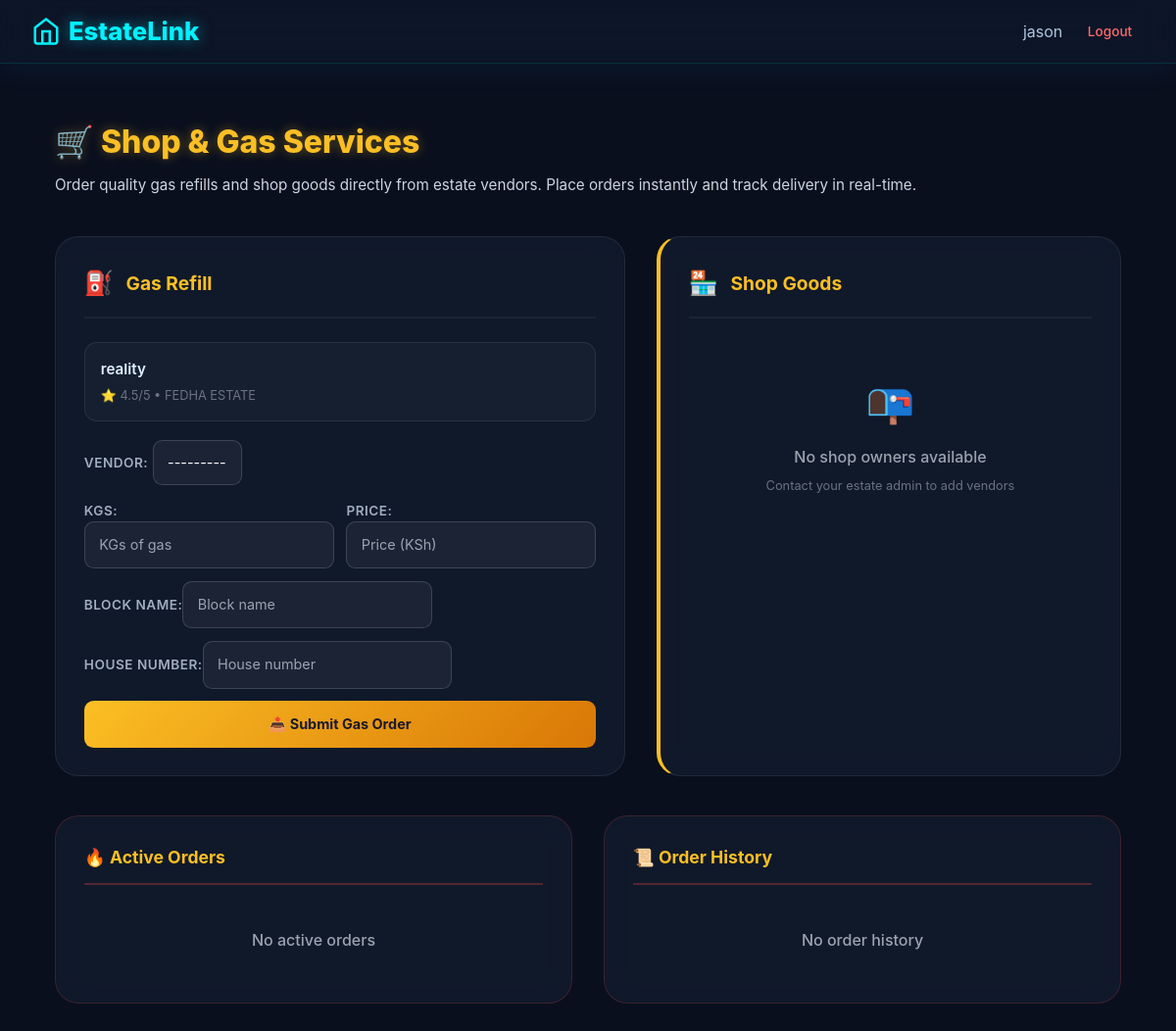
/shop-gas/ (signed in), run on the app's committed database.
### core/models.py (models this page shows, shortened)
class GasVendor(models.Model):
    name = models.CharField(max_length=100)
    user = models.OneToOneField(User, on_delete=models.SET_NULL, null=True, blank=True, related_name='gasvendor')
    estate = models.ForeignKey(Estate, on_delete=models.CASCADE, related_name='gas_vendors')
    is_subscribed = models.BooleanField(default=False)
    def __str__(self):
        return self.name

class Estate(models.Model):
    name = models.CharField(max_length=100)
    location = models.CharField(max_length=200)

### core/views.py (the view, shortened to what this page needs)
# urls.py: path('shop-gas/', views.shop_gas_view, name='shop_gas'),
@login_required
def shop_gas_view(request):
    estate = request.user.userprofile.estate
    gas_vendors = GasVendor.objects.filter(estate=estate).exclude(user=request.user).order_by('-name')
    shop_owners = ShopOwner.objects.filter(estate=estate).exclude(user=request.user).order_by('-name')
    active_gas_order = GasOrder.objects.filter(customer=request.user, status__in=['Pending','Accepted','On The Way']).last()
    active_shop_order = ShopOrder.objects.filter(customer=request.user, status__in=['Pending','Accepted','On The Way']).last()
    my_gas_orders = GasOrder.objects.filter(customer=request.user).order_by('-created_at')[:10]
    my_shop_orders = ShopOrder.objects.filter(customer=request.user).order_by('-created_at')[:10]
    gas_form = OrderGasForm(request.POST or None, estate=estate, user=request.user, prefix='gas')
    shop_form = OrderShopForm(request.POST or None, estate=estate, user=request.user, prefix='shop')
    return render(request, 'core/shop_gas.html', {
        'gas_vendors': gas_vendors, 'shop_owners': shop_owners,
        'active_gas_order': active_gas_order, 'active_shop_order': active_shop_order,
        'my_gas_orders': my_gas_orders, 'my_shop_orders': my_shop_orders,
        'gas_form': gas_form, 'shop_form': shop_form,
    })

### core/forms.py
class OrderGasForm(forms.ModelForm):
    kgs = forms.DecimalField(min_value=0.5, max_digits=6, decimal_places=2, required=True, widget=forms.NumberInput(attrs={'placeholder': 'KGs of gas'}))
    price = forms.DecimalField(max_digits=10, decimal_places=2, required=True, widget=forms.NumberInput(attrs={'placeholder': 'Price (KSh)'}))
    block_name = forms.CharField(max_length=100, required=True, widget=forms.TextInput(attrs={'placeholder': 'Block name'}))
    house_number = forms.CharField(max_length=100, required=True, widget=forms.TextInput(attrs={'placeholder': 'House number'}))
    class Meta:
        model = GasOrder
        fields = ['vendor', 'kgs', 'price', 'block_name', 'house_number']
    def __init__(self, *args, **kwargs):
        estate = kwargs.pop('estate', None)
        self.user = kwargs.pop('user', None)
        super().__init__(*args, **kwargs)
        if estate:
            qs = GasVendor.objects.filter(estate=estate)
            if self.user:
                qs = qs.exclude(user=self.user)
            self.fields['vendor'].queryset = qs

class OrderShopForm(forms.ModelForm):
    item_name = forms.CharField(max_length=200, required=True, widget=forms.TextInput(attrs={'placeholder': 'Item name'}))
    quantity = forms.IntegerField(min_value=1, required=True, widget=forms.NumberInput(attrs={'placeholder': 'Quantity'}))
    price = forms.DecimalField(max_digits=10, decimal_places=2, required=True, widget=forms.NumberInput(attrs={'placeholder': 'Price (KSh)'}))
    description = forms.CharField(required=False, widget=forms.Textarea(attrs={'placeholder': 'Description', 'rows': 3}))
    class Meta:
        model = ShopOrder
        fields = ['owner', 'item_name', 'quantity', 'price', 'description']
    def __init__(self, *args, **kwargs):
        estate = kwargs.pop('estate', None)
        self.user = kwargs.pop('user', None)
        super().__init__(*args, **kwargs)
        if estate:
            qs = ShopOwner.objects.filter(estate=estate)
            if self.user:
                qs = qs.exclude(user=self.user)
            self.fields['owner'].queryset = qs

### core/templates/core/shop_gas.html (shortened to what this page needs)
{% extends 'core/base.html' %}
{% block content %}
<div class="sg-container">
  <div class="sg-header">
    <h1 class="sg-title">🛒 Shop & Gas Services</h1>
    <p class="sg-subtitle">Order quality gas refills and shop goods directly from estate vendors. Place orders instantly and track delivery in real-time.</p>
  </div>
  <div class="sg-grid">
    <div class="sg-card {% if not gas_vendors %}no-vendors{% endif %}">
      <div class="sg-card-header">
        <span class="sg-card-icon">⛽</span>
        <h3 class="sg-card-title">Gas Refill</h3>
      </div>
      {% if gas_vendors %}
        <div class="sg-vendor-list">
          {% for vendor in gas_vendors %}
            <div class="sg-vendor-item">
              <div class="sg-vendor-name">{{ vendor.name }}</div>
              <div style="font-size:0.8rem;color:#6b7280;">⭐ {{ vendor.rating|default:"4.5" }}/5 • {{ vendor.estate.name }}</div>
            </div>
          {% endfor %}
        </div>
        <form method="post" class="sg-form">
          <div>
            {{ gas_form.vendor.label_tag }}
            {{ gas_form.vendor }}
          </div>
          <div style="display:grid;grid-template-columns:1fr 1fr;gap:0.8rem;">
            <div>{{ gas_form.kgs.label_tag }}{{ gas_form.kgs }}</div>
            <div>{{ gas_form.price.label_tag }}{{ gas_form.price }}</div>
          </div>
          <div>{{ gas_form.block_name.label_tag }}{{ gas_form.block_name }}</div>
          <div>{{ gas_form.house_number.label_tag }}{{ gas_form.house_number }}</div>
          <button type="submit" class="sg-submit-btn">📤 Submit Gas Order</button>
        </form>
      {% else %}
        <div class="sg-empty-state">
          <div class="sg-empty-icon">📭</div>
          <p class="sg-empty-text">No gas vendors available</p>
          <p style="font-size:0.8rem;color:#6b7280;margin-top:0.5rem;">Contact your estate admin to add vendors</p>
        </div>
      {% endif %}
    </div>
    <div class="sg-card {% if not shop_owners %}no-vendors{% endif %}">
      <div class="sg-card-header">
        <span class="sg-card-icon">🏪</span>
        <h3 class="sg-card-title">Shop Goods</h3>
      </div>
      {% if shop_owners %}
        <div class="sg-vendor-list">
          {% for owner in shop_owners %}
            <div class="sg-vendor-item">
              <div class="sg-vendor-name">{{ owner.name }}</div>
              <div style="font-size:0.8rem;color:#6b7280;">⭐ 4.8/5 • {{ owner.estate.name }}</div>
            </div>
          {% endfor %}
        </div>
        <form method="post" class="sg-form">
          {% csrf_token %}
          <input type="hidden" name="form_type" value="shop">
          {% if shop_form.non_field_errors %}
            <div style="background:rgba(254,59,59,0.15);color:#feb2b2;padding:0.8rem;border-radius:0.6rem;border-left:3px solid #ff3b3b;font-size:0.85rem;">{{ shop_form.non_field_errors }}</div>
          {% endif %}
          <div>{{ shop_form.owner.label_tag }}{{ shop_form.owner }}</div>
          <div>{{ shop_form.item_name.label_tag }}{{ shop_form.item_name }}</div>
          <div style="display:grid;grid-template-columns:1fr 1fr;gap:0.8rem;">
            <div>{{ shop_form.quantity.label_tag }}{{ shop_form.quantity }}</div>
            <div>{{ shop_form.price.label_tag }}{{ shop_form.price }}</div>
          </div>
          <div>{{ shop_form.description.label_tag }}{{ shop_form.description }}</div>
          <button type="submit" class="sg-submit-btn">📤 Submit Shop Order</button>
        </form>
      {% else %}
        <div class="sg-empty-state">
          <div class="sg-empty-icon">📭</div>
          <p class="sg-empty-text">No shop owners available</p>
          <p style="font-size:0.8rem;color:#6b7280;margin-top:0.5rem;">Contact your estate admin to add vendors</p>
        </div>
      {% endif %}
    </div>
  </div>
  <div class="sg-orders-grid">
    <div class="sg-order-section">
      <div class="sg-order-section-title">🔥 Active Orders</div>
      {% if active_gas_order or active_shop_order %}
        {% if active_gas_order %}
          <div class="sg-order-card">
            <div class="sg-order-title">Gas Order #{{ active_gas_order.id }}</div>
            <div class="sg-order-detail">{{ active_gas_order.kgs }}kg • KSh {{ active_gas_order.price }}</div>
            <div class="sg-order-detail">📍 {{ active_gas_order.block_name }} {{ active_gas_order.house_number }}</div>
            <div class="sg-order-detail">Status: <span class="sg-status-badge">{{ active_gas_order.status }}</span></div>
          </div>
        {% endif %}
        {% if active_shop_order %}
          <div class="sg-order-card">
            <div class="sg-order-title">Shop Order #{{ active_shop_order.id }}</div>
            <div class="sg-order-detail">{{ active_shop_order.quantity }}× {{ active_shop_order.item_name }} • KSh {{ active_shop_order.price }}</div>
            <div class="sg-order-detail">📝 {{ active_shop_order.description|default:"No description" }}</div>
            <div class="sg-order-detail">Status: <span class="sg-status-badge">{{ active_shop_order.status }}</span></div>
          </div>
        {% endif %}
      {% else %}
        <div class="sg-empty-state" style="padding:1.5rem;">
          <p class="sg-empty-text">No active orders</p>
        </div>
      {% endif %}
    </div>
    <div class="sg-order-section">
      <div class="sg-order-section-title">📜 Order History</div>
      {% if my_gas_orders or my_shop_orders %}
        {% for order in my_gas_orders %}
          <div class="sg-order-card">
            <div class="sg-order-title">Gas Order #{{ order.id }}</div>
            <div class="sg-order-detail">{{ order.kgs }}kg • {{ order.block_name }} {{ order.house_number }}</div>
            <div class="sg-order-detail">Status: <span class="sg-status-badge">{{ order.status }}</span></div>
          </div>
        {% endfor %}
        {% for order in my_shop_orders %}
          <div class="sg-order-card">
            <div class="sg-order-title">Shop Order #{{ order.id }}</div>
            <div class="sg-order-detail">{{ order.quantity }}× {{ order.item_name }} • Qty {{ order.quantity }}</div>
            <div class="sg-order-detail">Status: <span class="sg-status-badge">{{ order.status }}</span></div>
          </div>
        {% endfor %}
      {% else %}
        <div class="sg-empty-state" style="padding:1.5rem;">
          <p class="sg-empty-text">No order history</p>
        </div>
      {% endif %}
    </div>
  </div>
</div>
{% endblock %}

### core/templates/core/base.html (shortened to what this page needs)
<!DOCTYPE html>
<html lang="en">
<head>
    <script src="https://cdn.tailwindcss.com"></script>
    <link href="https://cdnjs.cloudflare.com/ajax/libs/flowbite/2.2.0/flowbite.min.css" rel="stylesheet" />
</head>
<body>
    <nav class="sticky top-0 z-50 glass-nav">
        <div class="max-w-7xl mx-auto px-4 sm:px-6 lg:px-8">
            <div class="flex justify-between h-16 items-center">
                <a href="{% url 'dashboard' %}" class="flex items-center gap-2 logo-text">
                    <svg width="30" height="30" viewBox="0 0 24 24" fill="none" stroke="currentColor" stroke-width="2">
                        <path d="M3 9l9-7 9 7v11a2 2 0 0 1-2 2H5a2 2 0 0 1-2-2z"/>
                        <polyline points="9 22 9 12 15 12 15 22"/>
                    </svg>
                    EstateLink
                </a>
                <div class="flex items-center space-x-4">
                    {% if user.is_authenticated %}
                        <div class="nav-links">
                            <span class="user-greeting">{{ user.username }}</span>
                            <a href="{% url 'logout' %}" class="logout-link">Logout</a>
                        </div>
                    {% else %}
                        <a href="{% url 'login' %}" class="login-link">Login</a>
                    {% endif %}
                </div>
            </div>
        </div>
    </nav>
    <main class="max-w-7xl mx-auto px-4 sm:px-6 lg:px-8 py-8">
        {% block content %}{% endblock %}
    </main>
</body>
</html>

### core/templates/core/base.html (style rules this page uses)
body { font-family: 'Inter', system-ui, -apple-system, sans-serif; background: #0a0f1e; color: #e0f0ff; min-height: 100vh; }
.glass-nav { background: rgba(15, 25, 45, 0.7); backdrop-filter: blur(20px); border-bottom: 1px solid rgba(0, 255, 255, 0.1); box-shadow: 0 4px 30px rgba(0, 180, 255, 0.08); }
.logo-text { font-size: 1.6rem; font-weight: 800; color: #00f2fe; text-shadow: 0 0 15px rgba(0, 242, 254, 0.5); text-decoration: none; }
.user-greeting { color: #b0c7e0; display: flex; align-items: center; gap: 0.4rem; }
.logout-link { color: #ff6b6b; font-size: 0.85rem; font-weight: 500; padding: 0.3rem 0.8rem; border-radius: 0.5rem; text-decoration: none; }
.nav-links { display: flex; align-items: center; gap: 0.8rem; }

### core/templates/core/shop_gas.html (style rules this page uses)
body { background: #0a0f1e !important; }
.sg-container { max-width: 1200px; margin: 0 auto; padding: 1.5rem; }
.sg-header { margin-bottom: 2.5rem; }
.sg-title { font-size: 2rem; font-weight: 800; color: #fbbf24; text-shadow: 0 0 12px rgba(251,191,36,0.4); margin-bottom: 0.5rem; }
.sg-subtitle { color: #cbd5e1; font-size: 0.95rem; line-height: 1.6; }
.sg-grid { display: grid; grid-template-columns: 1fr 1fr; gap: 2rem; margin-bottom: 2.5rem; }
.sg-card { background: rgba(18, 28, 46, 0.8); backdrop-filter: blur(15px); border: 1px solid rgba(255,255,255,0.08); border-radius: 1.5rem; padding: 1.8rem; transition: all 0.3s ease; }
.sg-card.no-vendors { border-left: 4px solid #fbbf24; }
.sg-card-header { display: flex; align-items: center; gap: 0.8rem; margin-bottom: 1.5rem; padding-bottom: 1rem; border-bottom: 2px solid rgba(255,255,255,0.05); }
.sg-card-icon { font-size: 1.5rem; }
.sg-card-title { font-size: 1.2rem; font-weight: 700; color: #fbbf24; }
.sg-vendor-list { display: flex; flex-direction: column; gap: 0.8rem; margin-bottom: 1.2rem; }
.sg-vendor-item { background: rgba(255,255,255,0.03); border: 1px solid rgba(255,255,255,0.08); border-radius: 0.8rem; padding: 1rem; transition: all 0.2s; }
.sg-vendor-name { font-weight: 600; color: #e0f0ff; font-size: 0.95rem; margin-bottom: 0.3rem; }
.sg-form { display: flex; flex-direction: column; gap: 0.8rem; }
.sg-form label { font-size: 0.85rem; font-weight: 600; color: #a0aec0; text-transform: uppercase; letter-spacing: 0.5px; }
.sg-form select, .sg-form input { background: rgba(255,255,255,0.05); border: 1px solid rgba(255,255,255,0.15); border-radius: 0.6rem; padding: 0.7rem 0.9rem; color: white; font-size: 0.9rem; outline: none; }
.sg-submit-btn { background: linear-gradient(135deg, #fbbf24, #d97706); border: none; color: #1a1a2e; padding: 0.8rem 1.5rem; border-radius: 0.6rem; font-weight: 700; cursor: pointer; font-size: 0.9rem; transition: all 0.2s; }
.sg-orders-grid { display: grid; grid-template-columns: 1fr 1fr; gap: 2rem; margin-top: 2.5rem; }
.sg-order-section { background: rgba(18, 28, 46, 0.8); backdrop-filter: blur(15px); border: 1px solid rgba(239,68,68,0.2); border-radius: 1.5rem; padding: 1.8rem; }
.sg-order-section-title { font-size: 1.1rem; font-weight: 700; color: #fbbf24; margin-bottom: 1.2rem; padding-bottom: 0.8rem; border-bottom: 2px solid rgba(239,68,68,0.3); }
.sg-empty-state { text-align: center; padding: 2rem; color: #6b7280; }
.sg-empty-icon { font-size: 2.5rem; margin-bottom: 0.8rem; }
.sg-empty-text { font-weight: 500; color: #9ca3af; }

### data on the page
GasVendor: name "reality", rating "4.5", estate.name "FEDHA ESTATE"

### other printed values
{{ user.username }} "jason"
{{ gas_form.vendor.label_tag }} "VENDOR:"
{{ gas_form.kgs.label_tag }} "KGS:"
{{ gas_form.price.label_tag }} "PRICE:"
{{ gas_form.block_name.label_tag }} "BLOCK NAME:"
{{ gas_form.house_number.label_tag }} "HOUSE NUMBER:"
